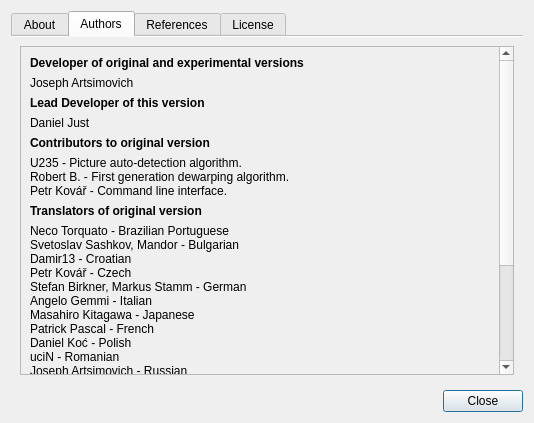
<?xml version="1.0" encoding="UTF-8"?>
<ui version="4.0">
 <class>AboutDialog</class>
 <widget class="QDialog" name="AboutDialog">
  <property name="geometry">
   <rect>
    <x>0</x>
    <y>0</y>
    <width>534</width>
    <height>423</height>
   </rect>
  </property>
  <property name="windowTitle">
   <string>About Scan Tailor PDF</string>
  </property>
  <layout class="QVBoxLayout" name="verticalLayout">
   <item>
    <widget class="QTabWidget" name="tabWidget">
     <property name="currentIndex">
      <number>1</number>
     </property>
     <property name="documentMode">
      <bool>true</bool>
     </property>
     <widget class="QWidget" name="tab">
      <attribute name="title">
       <string>About</string>
      </attribute>
      <layout class="QGridLayout" name="gridLayout">
       <item row="3" column="0" colspan="2">
        <widget class="QLabel" name="label_4">
         <property name="text">
          <string>Scan Tailor is an interactive post-processing tool for scanned pages. It performs operations such as page splitting, skew correction, adding/removing margins, and others. You give it raw scans, and you get pages ready to be printed or assembled into a PDF or DJVU file.  Scanning and optical character recognition is out of scope of this project.</string>
         </property>
         <property name="wordWrap">
          <bool>true</bool>
         </property>
        </widget>
       </item>
       <item row="4" column="0" colspan="2">
        <spacer name="verticalSpacer">
         <property name="orientation">
          <enum>Qt::Vertical</enum>
         </property>
         <property name="sizeHint" stdset="0">
          <size>
           <width>440</width>
           <height>127</height>
          </size>
         </property>
        </spacer>
       </item>
       <item row="0" column="0">
        <widget class="QLabel" name="label_3">
         <property name="sizePolicy">
          <sizepolicy hsizetype="Preferred" vsizetype="Preferred">
           <horstretch>1</horstretch>
           <verstretch>0</verstretch>
          </sizepolicy>
         </property>
         <property name="styleSheet">
          <string notr="true">font-size: 16pt;
font-weight: bold;</string>
         </property>
         <property name="text">
          <string notr="true">Scan Tailor PDF</string>
         </property>
         <property name="alignment">
          <set>Qt::AlignBottom|Qt::AlignHCenter</set>
         </property>
        </widget>
       </item>
       <item row="0" column="1" rowspan="2">
        <widget class="QLabel" name="label">
         <property name="text">
          <string notr="true"/>
         </property>
         <property name="pixmap">
          <pixmap resource="../resources/resources.qrc">:/icons/appicon-about.png</pixmap>
         </property>
        </widget>
       </item>
       <item row="1" column="0">
        <widget class="QLabel" name="version">
         <property name="styleSheet">
          <string notr="true">font-size:10pt;
font-weight:bold;</string>
         </property>
         <property name="text">
          <string notr="true">version</string>
         </property>
         <property name="alignment">
          <set>Qt::AlignHCenter|Qt::AlignTop</set>
         </property>
        </widget>
       </item>
      </layout>
     </widget>
     <widget class="QWidget" name="tab_2">
      <attribute name="title">
       <string>Authors</string>
      </attribute>
      <layout class="QVBoxLayout" name="verticalLayout_3">
       <item>
        <widget class="QScrollArea" name="scrollArea">
         <property name="widgetResizable">
          <bool>true</bool>
         </property>
         <widget class="QWidget" name="scrollAreaWidgetContents">
          <property name="geometry">
           <rect>
            <x>0</x>
            <y>0</y>
            <width>479</width>
            <height>461</height>
           </rect>
          </property>
          <layout class="QVBoxLayout" name="verticalLayout_2">
           <item>
            <widget class="QLabel" name="label_2">
             <property name="styleSheet">
              <string notr="true">font-weight: bold;</string>
             </property>
             <property name="text">
              <string>Developer of original and experimental versions</string>
             </property>
            </widget>
           </item>
           <item>
            <widget class="QLabel" name="label_5">
             <property name="text">
              <string>Joseph Artsimovich</string>
             </property>
            </widget>
           </item>
           <item>
            <widget class="QLabel" name="label_31">
             <property name="font">
              <font>
               <weight>75</weight>
               <bold>true</bold>
              </font>
             </property>
             <property name="text">
              <string>Lead Developer of this version</string>
             </property>
            </widget>
           </item>
           <item>
            <widget class="QLabel" name="label_32">
             <property name="text">
              <string>Daniel Just</string>
             </property>
            </widget>
           </item>
           <item>
            <widget class="QLabel" name="label_6">
             <property name="styleSheet">
              <string notr="true">font-weight: bold;</string>
             </property>
             <property name="text">
              <string>Contributors to original version</string>
             </property>
            </widget>
           </item>
           <item>
            <layout class="QVBoxLayout" name="verticalLayout_5">
             <property name="spacing">
              <number>0</number>
             </property>
             <property name="topMargin">
              <number>0</number>
             </property>
             <item>
              <widget class="QLabel" name="label_12">
               <property name="text">
                <string>U235 - Picture auto-detection algorithm.</string>
               </property>
              </widget>
             </item>
             <item>
              <widget class="QLabel" name="label_13">
               <property name="text">
                <string>Robert B. - First generation dewarping algorithm.</string>
               </property>
              </widget>
             </item>
             <item>
              <widget class="QLabel" name="label_15">
               <property name="text">
                <string>Petr Kovář - Command line interface.</string>
               </property>
              </widget>
             </item>
            </layout>
           </item>
           <item>
            <widget class="QLabel" name="label_7">
             <property name="styleSheet">
              <string notr="true">font-weight: bold;</string>
             </property>
             <property name="text">
              <string>Translators of original version</string>
             </property>
            </widget>
           </item>
           <item>
            <layout class="QVBoxLayout" name="verticalLayout_6">
             <property name="spacing">
              <number>0</number>
             </property>
             <property name="bottomMargin">
              <number>0</number>
             </property>
             <item>
              <widget class="QLabel" name="label_11">
               <property name="text">
                <string>Neco Torquato - Brazilian Portuguese</string>
               </property>
              </widget>
             </item>
             <item>
              <widget class="QLabel" name="label_9">
               <property name="text">
                <string>Svetoslav Sashkov, Mandor - Bulgarian</string>
               </property>
              </widget>
             </item>
             <item>
              <widget class="QLabel" name="label_29">
               <property name="text">
                <string>Damir13 - Croatian</string>
               </property>
              </widget>
             </item>
             <item>
              <widget class="QLabel" name="label_16">
               <property name="text">
                <string>Petr Kovář - Czech</string>
               </property>
              </widget>
             </item>
             <item>
              <widget class="QLabel" name="label_17">
               <property name="text">
                <string>Stefan Birkner, Markus Stamm - German</string>
               </property>
              </widget>
             </item>
             <item>
              <widget class="QLabel" name="label_18">
               <property name="text">
                <string>Angelo Gemmi - Italian</string>
               </property>
              </widget>
             </item>
             <item>
              <widget class="QLabel" name="label_19">
               <property name="text">
                <string>Masahiro Kitagawa - Japanese</string>
               </property>
              </widget>
             </item>
             <item>
              <widget class="QLabel" name="label_20">
               <property name="text">
                <string>Patrick Pascal - French</string>
               </property>
              </widget>
             </item>
             <item>
              <widget class="QLabel" name="label_21">
               <property name="text">
                <string>Daniel Koć - Polish</string>
               </property>
              </widget>
             </item>
             <item>
              <widget class="QLabel" name="label_14">
               <property name="text">
                <string>uciN - Romanian</string>
               </property>
              </widget>
             </item>
             <item>
              <widget class="QLabel" name="label_22">
               <property name="text">
                <string>Joseph Artsimovich - Russian</string>
               </property>
              </widget>
             </item>
             <item>
              <widget class="QLabel" name="label_30">
               <property name="text">
                <string>Hxcan Cai - Simplified Chinese</string>
               </property>
              </widget>
             </item>
             <item>
              <widget class="QLabel" name="label_23">
               <property name="text">
                <string>Marián Hvolka - Slovak</string>
               </property>
              </widget>
             </item>
             <item>
              <widget class="QLabel" name="label_27">
               <property name="text">
                <string>Flavio Benelli - Spanish</string>
               </property>
              </widget>
             </item>
             <item>
              <widget class="QLabel" name="label_24">
               <property name="text">
                <string>Davidson Wang - Traditional Chinese</string>
               </property>
              </widget>
             </item>
             <item>
              <widget class="QLabel" name="label_28">
               <property name="text">
                <string>Yuri Chornoivan - Ukrainian</string>
               </property>
              </widget>
             </item>
            </layout>
           </item>
           <item>
            <widget class="QLabel" name="label_10">
             <property name="styleSheet">
              <string notr="true">font-weight: bold;</string>
             </property>
             <property name="text">
              <string>Documentation of original version</string>
             </property>
            </widget>
           </item>
           <item>
            <layout class="QVBoxLayout" name="verticalLayout_7">
             <property name="spacing">
              <number>0</number>
             </property>
             <property name="bottomMargin">
              <number>0</number>
             </property>
             <item>
              <widget class="QLabel" name="label_8">
               <property name="text">
                <string>denver 22</string>
               </property>
              </widget>
             </item>
             <item>
              <widget class="QLabel" name="label_25">
               <property name="text">
                <string notr="true">phaedrus</string>
               </property>
              </widget>
             </item>
             <item>
              <widget class="QLabel" name="label_26">
               <property name="text">
                <string notr="true">Taxman</string>
               </property>
              </widget>
             </item>
            </layout>
           </item>
           <item>
            <spacer name="verticalSpacer_2">
             <property name="orientation">
              <enum>Qt::Vertical</enum>
             </property>
             <property name="sizeHint" stdset="0">
              <size>
               <width>20</width>
               <height>0</height>
              </size>
             </property>
            </spacer>
           </item>
          </layout>
         </widget>
        </widget>
       </item>
      </layout>
     </widget>
     <widget class="QWidget" name="tab_4">
      <attribute name="title">
       <string>References</string>
      </attribute>
      <layout class="QVBoxLayout" name="verticalLayout_8">
       <item>
        <widget class="QScrollArea" name="scrollArea_2">
         <property name="widgetResizable">
          <bool>true</bool>
         </property>
         <widget class="QWidget" name="scrollAreaWidgetContents_2">
          <property name="geometry">
           <rect>
            <x>0</x>
            <y>0</y>
            <width>479</width>
            <height>870</height>
           </rect>
          </property>
          <layout class="QVBoxLayout" name="verticalLayout_9">
           <item>
            <widget class="QLabel" name="references">
             <property name="text">
              <string notr="true">&lt;p&gt;
&lt;a href=&quot;http://scholar.google.com/scholar?q=Recursive+implementation+of+the+Gaussian+filter&quot;&gt;[1]&lt;/a&gt; Young, Ian T., and Lucas J. Van Vliet. &quot;Recursive implementation of the Gaussian filter.&quot; Signal processing 44.2 (1995): 139-151.
&lt;/p&gt;
&lt;p&gt;
&lt;a href=&quot;http://scholar.google.com/scholar?q=Boundary+conditions+for+Young-van+Vliet+recursive+filtering&quot;&gt;[2]&lt;/a&gt; Triggs, Bill, and Michaël Sdika. &quot;Boundary conditions for Young-van Vliet recursive filtering.&quot; Signal Processing, IEEE Transactions on 54.6 (2006): 2365-2367.
&lt;/p&gt;
&lt;p&gt;
&lt;a href=&quot;http://scholar.google.com/scholar?q=Fast+anisotropic+gauss+filtering&quot;&gt;[3]&lt;/a&gt; Geusebroek, Jan-Mark, Arnold WM Smeulders, and Joost Van de Weijer. &quot;Fast anisotropic gauss filtering.&quot; Image Processing, IEEE Transactions on 12.8 (2003): 938-943.
&lt;/p&gt;
&lt;p&gt;
&lt;a href=&quot;http://scholar.google.com/scholar?q=Structured+second-and+higher-order+derivatives+through+univariate+Taylor+series&quot;&gt;[4]&lt;/a&gt; Bischof, Christian, George Corliss, and Andreas Griewank. &quot;Structured second-and higher-order derivatives through univariate Taylor series.&quot; Optimization Methods and Software 2.3-4 (1993): 211-232.
&lt;/p&gt;
&lt;p&gt;
&lt;a href=&quot;http://scholar.google.com/scholar?q=A+concept+for+parametric+surface+fitting+which+avoids+the+parametrization+problem&quot;&gt;[5]&lt;/a&gt; Pottmann, Helmut, and Stefan Leopoldseder. &quot;A concept for parametric surface fitting which avoids the parametrization problem.&quot; Computer Aided Geometric Design 20.6 (2003): 343-362.
&lt;/p&gt;
&lt;p&gt;
&lt;a href=&quot;http://scholar.google.com/scholar?q=Fitting+b-spline+curves+to+point+clouds+by+squared+distance+minimization&quot;&gt;[6]&lt;/a&gt; Wang, Wenping, Helmut Pottmann, and Yang Liu. &quot;Fitting b-spline curves to point clouds by squared distance minimization.&quot; Preprint, University of Hong Kong (2004).
&lt;/p&gt;
&lt;p&gt;
&lt;a href=&quot;http://scholar.google.com/scholar?q=A+threshold+selection+method+from+gray-level+histograms&quot;&gt;[7]&lt;/a&gt; Otsu, Nobuyuki. &quot;A threshold selection method from gray-level histograms.&quot; Automatica 11.285-296 (1975): 23-27.
&lt;/p&gt;
&lt;p&gt;
&lt;a href=&quot;http://scholar.google.com/scholar?q=Adaptive+thresholding+based+on+co-occurrence+matrix+edge+information&quot;&gt;[8]&lt;/a&gt; Mokji, Musa Mohd, and S. A. R. A. Bakar. &quot;Adaptive thresholding based on co-occurrence matrix edge information.&quot; Modelling &amp;amp; Simulation, 2007. AMS'07. First Asia International Conference on. IEEE, 2007.
&lt;/p&gt;
&lt;p&gt;
&lt;a href=&quot;http://scholar.google.com/scholar?q=Niblack%2C+W.%3A+An+Introduction+to+Digital+Image+Processing.&quot;&gt;[9]&lt;/a&gt; Niblack, Wayne. An introduction to digital image processing. Englewood Cliffs, N. J., Prentice Hall (1986) 115-116
&lt;/p&gt;
&lt;p&gt;
&lt;a href=&quot;http://scholar.google.com/scholar?q=An+adaptive+binarization+technique+for+low+quality+historical+documents&quot;&gt;[10]&lt;/a&gt; Gatos, Basilios, Ioannis Pratikakis, and Stavros J. Perantonis. &quot;An adaptive binarization technique for low quality historical documents.&quot; Document Analysis Systems VI. Springer Berlin Heidelberg, 2004. 102-113.
&lt;/p&gt;
&lt;p&gt;
&lt;a href=&quot;http://scholar.google.com/scholar?q=Adaptive+document+image+binarization&quot;&gt;[11]&lt;/a&gt; Sauvola, Jaakko, and Matti Pietikäinen. &quot;Adaptive document image binarization.&quot; Pattern recognition 33.2 (2000): 225-236.
&lt;/p&gt;
&lt;p&gt;
&lt;a href=&quot;http://scholar.google.com/scholar?q=Text+localization%2C+enhancement+and+binarization+in+multimedia+documents&quot;&gt;[12]&lt;/a&gt; Wolf, Christian, Jean-Michel Jolion, and Francoise Chassaing. &quot;Text localization, enhancement and binarization in multimedia documents.&quot; Pattern Recognition, 2002. Proceedings. 16th International Conference on. Vol. 2. IEEE, 2002.
&lt;/p&gt;
&lt;p&gt;
&lt;a href=&quot;http://scholar.google.com/scholar?q=A+fast+algorithm+for+local+minimum+and+maximum+filters+on+rectangular+and+octagonal+kernels&quot;&gt;[13]&lt;/a&gt; Van Herk, Marcel. &quot;A fast algorithm for local minimum and maximum filters on rectangular and octagonal kernels.&quot; Pattern Recognition Letters 13.7 (1992): 517-521.
&lt;/p&gt;
&lt;p&gt;
&lt;a href=&quot;http://scholar.google.com/scholar?q=Finding+Lines+under+Bounded+Error&quot;&gt;[14]&lt;/a&gt; Breuel, Thomas M. &quot;Finding lines under bounded error.&quot; Pattern recognition 29.1 (1996): 167-178.
&lt;/p&gt;
&lt;p&gt;
&lt;a href=&quot;http://scholar.google.com/scholar?q=Morphological+grayscale+reconstruction+in+image+analysis%3A+applications+and+efficient+algorithms&quot;&gt;[15]&lt;/a&gt; Vincent, Luc. &quot;Morphological grayscale reconstruction in image analysis: applications and efficient algorithms.&quot; Image Processing, IEEE Transactions on 2.2 (1993): 176-201.
&lt;/p&gt;
&lt;p&gt;
&lt;a href=&quot;http://scholar.google.com/scholar?hl=en&amp;q=Binarization+of+Badly+Illuminated+Document+Images+through+Shading+Estimation+and+Compensation&quot;&gt;[16]&lt;/a&gt; Lu, Shijian, and Chew Lim Tan. &quot;Binarization of badly illuminated document images through shading estimation and compensation.&quot; Document Analysis and Recognition, 2007. ICDAR 2007. Ninth International Conference on. Vol. 1. IEEE, 2007.
&lt;/p&gt;
&lt;p&gt;
&lt;a href=&quot;http://scholar.google.com/scholar?q=Rectifying+the+bound+document+image+captured+by+the+camera%3A+A+model+based+approach#&quot;&gt;[17]&lt;/a&gt; Cao, Huaigu, Xiaoqing Ding, and Changsong Liu. &quot;Rectifying the bound document image captured by the camera: A model based approach.&quot; Document Analysis and Recognition, 2003. Proceedings. Seventh International Conference on. IEEE, 2003.
&lt;/p&gt;
&lt;p&gt;
&lt;a href=&quot;http://scholar.google.com/scholar?q=X-splines%3A+A+spline+model+designed+for+the+end-user&quot;&gt;[18]&lt;/a&gt; Blanc, Carole, and Christophe Schlick. &quot;X-splines: A spline model designed for the end-user.&quot; Proceedings of the 22nd annual conference on Computer graphics and interactive techniques. ACM, 1995.
&lt;/p&gt;
&lt;p&gt;
&lt;a href=&quot;http://scholar.google.com/scholar?q=Danielsson+Euclidean+distance+mapping&quot;&gt;[19]&lt;/a&gt; Danielsson, Per-Erik. &quot;Euclidean distance mapping.&quot; Computer Graphics and image processing 14.3 (1980): 227-248.
&lt;/p&gt;
&lt;p&gt;
&lt;a href=&quot;http://scholar.google.com/scholar?q=A+general+algorithm+for+computing+distance+transforms+in+linear+time&quot;&gt;[20]&lt;/a&gt; Meijster, Arnold, Jos BTM Roerdink, and Wim H. Hesselink. &quot;A general algorithm for computing distance transforms in linear time.&quot; Mathematical Morphology and its applications to image and signal processing. Springer US, 2002. 331-340.
&lt;/p&gt;</string>
             </property>
             <property name="textFormat">
              <enum>Qt::RichText</enum>
             </property>
             <property name="alignment">
              <set>Qt::AlignLeading|Qt::AlignLeft|Qt::AlignTop</set>
             </property>
             <property name="wordWrap">
              <bool>true</bool>
             </property>
             <property name="openExternalLinks">
              <bool>true</bool>
             </property>
             <property name="textInteractionFlags">
              <set>Qt::LinksAccessibleByKeyboard|Qt::LinksAccessibleByMouse|Qt::TextBrowserInteraction|Qt::TextSelectableByKeyboard|Qt::TextSelectableByMouse</set>
             </property>
            </widget>
           </item>
          </layout>
         </widget>
        </widget>
       </item>
      </layout>
     </widget>
     <widget class="QWidget" name="tab_3">
      <attribute name="title">
       <string>License</string>
      </attribute>
      <layout class="QVBoxLayout" name="verticalLayout_4">
       <item>
        <widget class="QTextBrowser" name="licenseViewer">
         <property name="html">
          <string notr="true">&lt;!DOCTYPE HTML PUBLIC &quot;-//W3C//DTD HTML 4.0//EN&quot; &quot;http://www.w3.org/TR/REC-html40/strict.dtd&quot;&gt;
&lt;html&gt;&lt;head&gt;&lt;meta name=&quot;qrichtext&quot; content=&quot;1&quot; /&gt;&lt;style type=&quot;text/css&quot;&gt;
p, li { white-space: pre-wrap; }
&lt;/style&gt;&lt;/head&gt;&lt;body style=&quot; font-family:'MS Shell Dlg 2'; font-size:8.25pt; font-weight:400; font-style:normal;&quot;&gt;
&lt;p style=&quot;-qt-paragraph-type:empty; margin-top:0px; margin-bottom:0px; margin-left:0px; margin-right:0px; -qt-block-indent:0; text-indent:0px; font-family:'Ubuntu'; font-size:11pt;&quot;&gt;&lt;br /&gt;&lt;/p&gt;&lt;/body&gt;&lt;/html&gt;</string>
         </property>
         <property name="openExternalLinks">
          <bool>true</bool>
         </property>
        </widget>
       </item>
      </layout>
     </widget>
    </widget>
   </item>
   <item>
    <widget class="QDialogButtonBox" name="buttonBox">
     <property name="standardButtons">
      <set>QDialogButtonBox::Close</set>
     </property>
    </widget>
   </item>
  </layout>
 </widget>
 <resources>
  <include location="../resources/resources.qrc"/>
 </resources>
 <connections>
  <connection>
   <sender>buttonBox</sender>
   <signal>clicked(QAbstractButton*)</signal>
   <receiver>AboutDialog</receiver>
   <slot>accept()</slot>
   <hints>
    <hint type="sourcelabel">
     <x>440</x>
     <y>327</y>
    </hint>
    <hint type="destinationlabel">
     <x>477</x>
     <y>291</y>
    </hint>
   </hints>
  </connection>
 </connections>
</ui>
